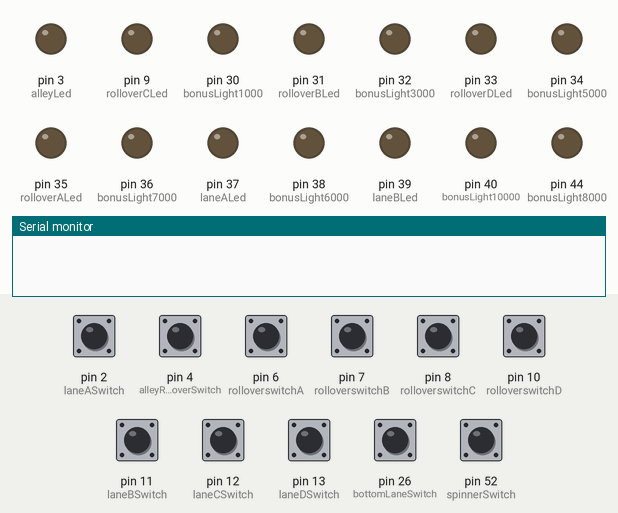
The sketch below on a simulated Arduino Mega 2560, built with avr-gcc and run on an emulated ATmega2560. Parts: output pins drawn as LEDs (lit = HIGH), the last lines printed to the serial monitor. The test bench sets the inputs (shaded band); at power-on: pin 2 (laneASwitch), pin 4 (alleyRolloverSwitch), pin 6 (rolloverswitchA), pin 7 (rolloverswitchB), pin 8 (rolloverswitchC), pin 10 (rolloverswitchD), pin 11 (laneBSwitch), pin 12 (laneCSwitch), pin 13 (laneDSwitch), pin 26 (bottomLaneSwitch), pin 52 (spinnerSwitch) HIGH.

Above: at 1.2 s.
1.3 s: pin 2 (laneASwitch) pulled LOW for 0.15 s
At 2.6 s:
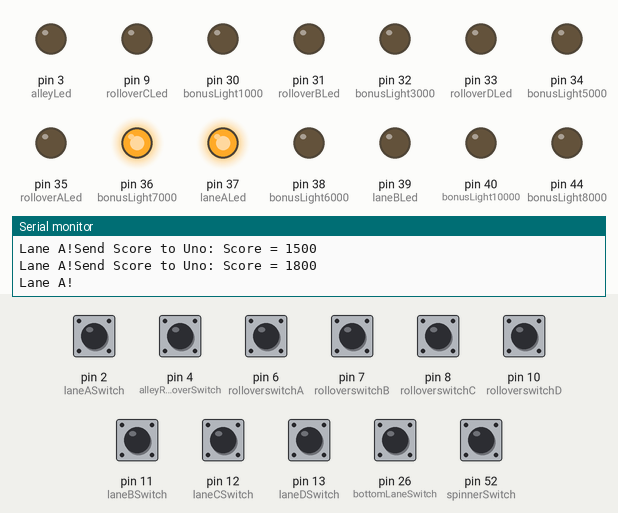
4.3 s: pin 11 (laneBSwitch) pulled LOW for 0.15 s
At 5.6 s:
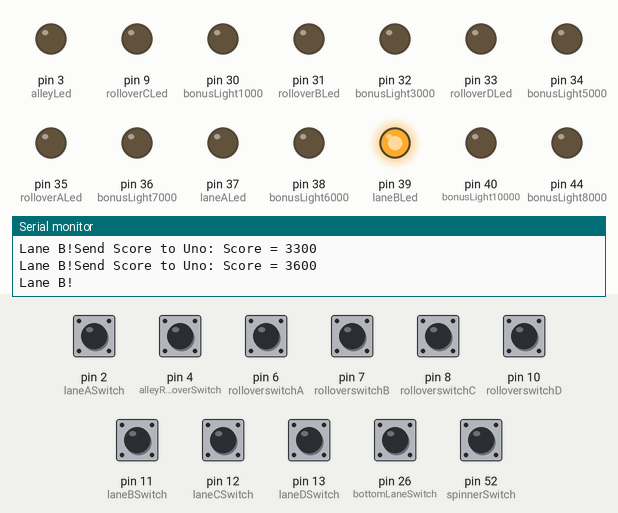
7.4 s: pin 6 (rolloverswitchA) pulled LOW for 0.15 s
At 8.3 s:
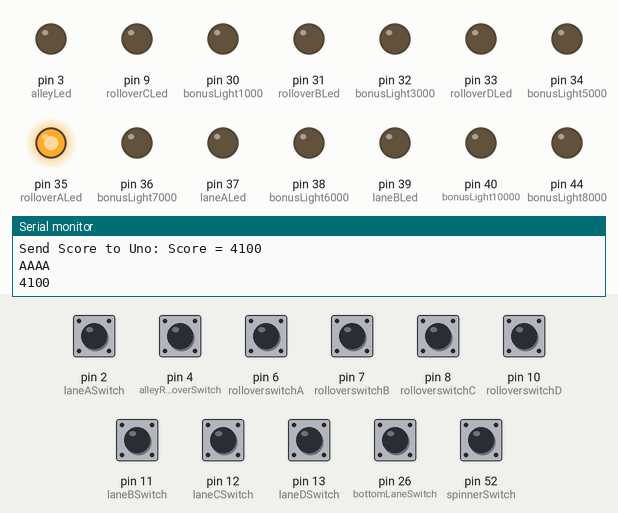
10.5 s: pin 7 (rolloverswitchB) pulled LOW for 0.15 s
At 11.8 s:
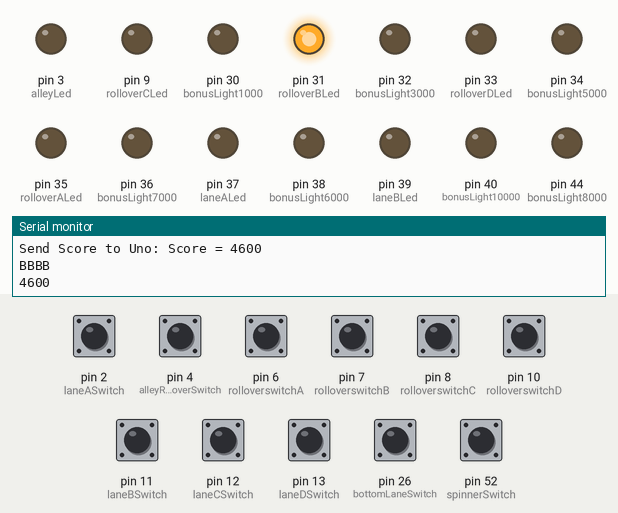
13.6 s: pin 8 (rolloverswitchC) pulled LOW for 0.15 s
At 14.2 s:
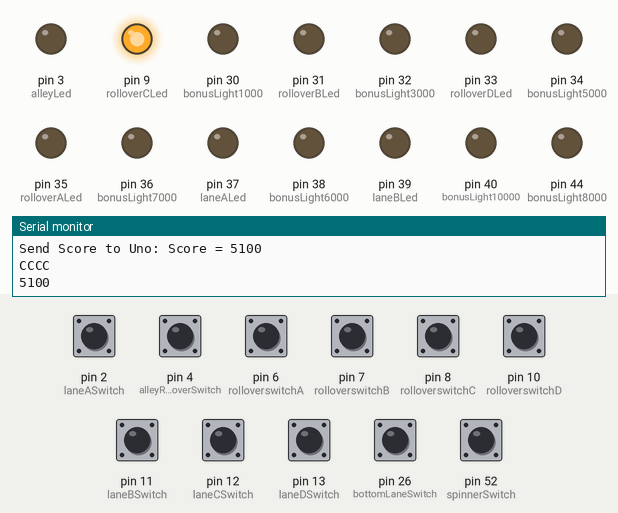
16.7 s: pin 10 (rolloverswitchD) pulled LOW for 0.15 s
At 17.7 s:
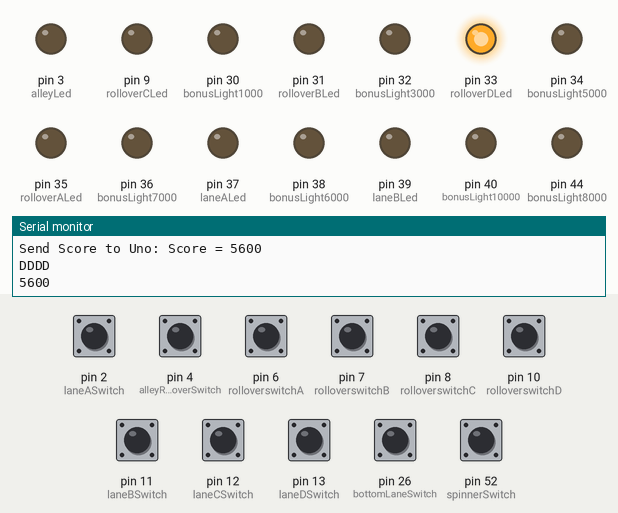
Timing chart, 0 to 20.3 s (numbered marks = the images above; inputs shaded):
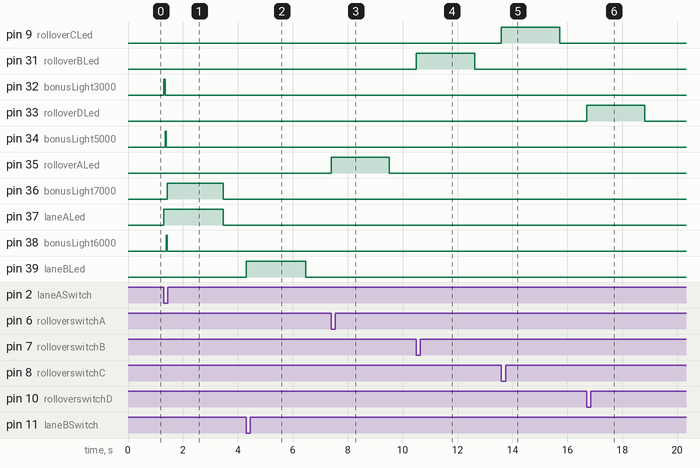

Measured:
- after the input at 1.3 s, pin 32 (bonusLight3000): LOW → HIGH at once, → LOW 0.05 s later; pin 34 (bonusLight5000): LOW → HIGH after 0.05 s, → LOW 0.04 s later
- after the input at 4.3 s, pin 39 (laneBLed): LOW → HIGH at once, → LOW 2.2 s later; pin 40 (bonusLight10000): LOW → HIGH at once, → LOW 0.04 s later
- after the input at 7.4 s, pin 35 (rolloverALed): LOW → HIGH at once, → LOW 2.1 s later
- after the input at 10.5 s, pin 31 (rolloverBLed): LOW → HIGH at once, → LOW 2.1 s later
- after the input at 13.6 s, pin 9 (rolloverCLed): LOW → HIGH at once, → LOW 2.1 s later
- after the input at 16.7 s, pin 33 (rolloverDLed): LOW → HIGH at once, → LOW 2.1 s later

The sketch:

Mega_Controller.ino
```cpp
// Pin Definitions for switches
//const int alllanes = 5;
const int laneASwitch = 2;//reg
const int laneBSwitch = 11;//reg
const int laneCSwitch = 12;//reg
const int laneDSwitch = 13;//reg
const int spinnerSwitch = 52;
const int bottomLaneSwitch = 26;
const int alleyRolloverSwitch = 4;
//const int alllaneswitch = 5;
const int rolloverswitchA = 6;//reg reg
const int rolloverswitchB = 7;//7
const int rolloverswitchC = 8;//8
const int rolloverswitchD = 10;  //reg


// Bonus Point LEDs
const int bonusLight1000 = 30;
const int bonusLight2000 = 30;
const int bonusLight3000 = 32;
const int bonusLight4000 = 32;
const int bonusLight5000 = 34;
const int bonusLight6000 = 38;
const int bonusLight7000 = 36;
const int bonusLight8000 = 44;
const int bonusLight9000 = 42;
const int bonusLight10000 = 40;
//extra bonus
const int greenBonusLight = 48;
const int redBonusLight = 46;
//alley lights
const int alleyScoreBonusLight = 47;//special
const int alleySpecialBonus500 = 28;
const int alleySpecialBonus1000 = 24;
const int alleySpecialBonus2000 = 51;
const int alleySpecialBonus3000 = 45;
const int alleySpecialBonus4000 = 49;
const int alleySpecialBonus5000 = 53;
const int alleySpecialBonusRed = 51;
const int alleyLed = 3;
const int spinnerLed = 50;


// Lane LEDs
const int laneALed = 37;//almal reg
const int laneBLed = 39;//*
const int laneCLed = 41;//*
const int laneDLed = 43;//*

//variables to count lane led ontime
bool laneALedON = false;
unsigned long laneALedTime = 0;
bool laneBLedON = false;
unsigned long laneBLedTime = 0;
bool laneCLedON = false;
unsigned long laneCLedTime = 0;
bool laneDLedON = false;
unsigned long laneDLedTime = 0;

bool alleyLEDON = false;
unsigned long alleyLEDTime = 0;

// Rollover LEDs
const int rolloverALed = 35;//Almal reg
const int rolloverBLed = 31; //*
const int rolloverCLed = 9; //*
const int rolloverDLed = 33;//*

//variables to count rollover led ontime
bool rolloverALedON = false;
unsigned long rolloverATime = 0;
bool rolloverBLedON = false;
unsigned long rolloverBTime = 0;
bool rolloverCLedON = false;
unsigned long rolloverCTime = 0;
bool rolloverDLedON = false;
unsigned long rolloverDTime = 0;

// Scoring Variables
int score = 0;
int bonusScore = 1000;
int maxBonusScore = 15000;
int alleyScore = 0;
int maxAlleyScore = 5000;
bool bonusLit = false;    //*** Not Used
bool spinnerLit = false;  //*** Not Used
bool alleyArrowsLit = false;

// For Bonus Score LEDs
unsigned long bonusLedTime = 0;
bool bonusLedOn = false;
int currentBonusLed = 0;

// For Alley Bonus LEDs
unsigned long alleyBonusLedTime = 0;
bool alleyBonusLedOn = false;
int currentAlleyBonusLed = 0;

// Setup function
void setup() {
  Serial.begin(9600);  // For debugging
  Serial1.begin(9600); // Communication with Arduino Uno

  // Set all LED pins as OUTPUT
  pinMode(bonusLight1000, OUTPUT);          //****        chechk bonus values
  pinMode(bonusLight2000, OUTPUT);
  pinMode(bonusLight3000, OUTPUT);
  pinMode(bonusLight4000, OUTPUT);
  pinMode(bonusLight5000, OUTPUT);
  pinMode(bonusLight6000, OUTPUT);
  pinMode(bonusLight7000, OUTPUT);
  pinMode(bonusLight8000, OUTPUT);
  pinMode(bonusLight9000, OUTPUT);
  pinMode(bonusLight10000, OUTPUT);

  pinMode(alleySpecialBonus500, OUTPUT);
  pinMode(alleySpecialBonus1000, OUTPUT);
  pinMode(alleySpecialBonus2000, OUTPUT);
  pinMode(alleySpecialBonus3000, OUTPUT);
  pinMode(alleySpecialBonus4000, OUTPUT);
  pinMode(alleySpecialBonus5000, OUTPUT);


  pinMode(greenBonusLight, OUTPUT);
  pinMode(redBonusLight, OUTPUT);
  pinMode(alleyScoreBonusLight, OUTPUT);
  pinMode(laneALed, OUTPUT);
  pinMode(laneBLed, OUTPUT);
  pinMode(laneCLed, OUTPUT);
  pinMode(laneDLed, OUTPUT);
  pinMode(rolloverALed, OUTPUT);
  pinMode(rolloverBLed, OUTPUT);
  pinMode(rolloverCLed, OUTPUT);
  pinMode(rolloverDLed, OUTPUT);
  pinMode(alleyLed, OUTPUT);
  pinMode(spinnerLed, OUTPUT);


  // Set switch pins as INPUT_PULLUP (using internal pull-up resistors)
  pinMode(laneASwitch, INPUT_PULLUP);
  pinMode(laneBSwitch, INPUT_PULLUP);
  pinMode(laneCSwitch, INPUT_PULLUP);
  pinMode(laneDSwitch, INPUT_PULLUP);
  pinMode(spinnerSwitch, INPUT_PULLUP);
  pinMode(bottomLaneSwitch, INPUT_PULLUP);
  pinMode(alleyRolloverSwitch, INPUT_PULLUP);
  pinMode(rolloverswitchA, INPUT_PULLUP);
  pinMode(rolloverswitchB, INPUT_PULLUP);
  pinMode(rolloverswitchC, INPUT_PULLUP);
  pinMode(rolloverswitchD, INPUT_PULLUP);
}

// Main loop
void loop() {
//                                                                ****   rollover switches    ****
  if (digitalRead(rolloverswitchA) == LOW) {
    score+=100;
    digitalWrite(rolloverALed, HIGH);
    rolloverALedON = true;
    rolloverATime = millis();
    playSoundTarget();
    sendScoreToUno();
    Serial.println("AAAA");
    Serial.println(score);
  }
   if (digitalRead(rolloverswitchB) == LOW) {
    score+=100;
    digitalWrite(rolloverBLed, HIGH);
    rolloverBLedON = true;
    rolloverBTime = millis();
    playSoundTarget();
    sendScoreToUno();
    Serial.println("BBBB");
    Serial.println(score);
  }
   if (digitalRead(rolloverswitchC) == LOW) {
    score+=100;
    digitalWrite(rolloverCLed, HIGH);
    rolloverCLedON = true;
    rolloverCTime = millis();
    playSoundTarget();
    sendScoreToUno();
    Serial.println("CCCC");
    Serial.println(score);
   }
   if (digitalRead(rolloverswitchD) == LOW) {
    score+=100;
    digitalWrite(rolloverDLed, HIGH);
    rolloverDLedON = true;
    rolloverDTime = millis();
    playSoundTarget();
    sendScoreToUno();
    Serial.println("DDDD");
    Serial.println(score);
  }

  //                                                                         ****    LANES   ****
  if (digitalRead(bottomLaneSwitch) == LOW) {
    score += 1000;
    playSoundTarget();
    sendScoreToUno();
    Serial.println("BOT!!!: ");
    Serial.println(score);
  }

  if (digitalRead(laneASwitch) == LOW) {
    handleLaneScore(laneALed, 300, laneALedON, laneALedTime);
    Serial.print("Lane A!");
  }
  if (digitalRead(laneBSwitch) == LOW) {
    handleLaneScore(laneBLed, 300, laneBLedON, laneBLedTime);
     Serial.print("Lane B!");
  }
  if (digitalRead(laneCSwitch) == LOW) {
    handleLaneScore(laneCLed, 300, laneCLedON, laneCLedTime);
     Serial.print("Lane C!");
  }
  if (digitalRead(laneDSwitch) == LOW) {
    handleLaneScore(laneDLed, 300, laneDLedON, laneDLedTime);
     Serial.print("Lane D!");
  }


                                                                                  //****    Test LED timing and elay    ****
  if (rolloverALedON && (millis() - rolloverATime >= 2000)) {
    digitalWrite(rolloverALed, LOW);
    rolloverALedON = false;
  }
   if (rolloverBLedON && (millis() - rolloverBTime >= 2000)) {
    digitalWrite(rolloverBLed, LOW);
    rolloverBLedON = false;
  }
   if (rolloverCLedON && (millis() - rolloverCTime >= 2000)) {
    digitalWrite(rolloverCLed, LOW);
    rolloverCLedON = false;
  }
   if (rolloverDLedON && (millis() - rolloverDTime >= 2000)) {
    digitalWrite(rolloverDLed, LOW);
    rolloverDLedON = false;
  }
//      ****    LANEs LED   ****
  if (laneALedON && (millis() - laneALedTime >= 2000)) {
    digitalWrite(laneALed, LOW);
    laneALedON = false;
  }
  if (laneBLedON && (millis() - laneBLedTime >= 2000)) {
    digitalWrite(laneBLed, LOW);
    laneBLedON = false;
  }
  if (laneCLedON && (millis() - laneCLedTime >= 2000)) {
    digitalWrite(laneCLed, LOW);
    laneCLedON = false;
  }
  if (laneDLedON && (millis() - laneDLedTime >= 2000)) {
    digitalWrite(laneDLed, LOW);
    laneDLedON = false;
  }

                                                                                  // Turn off bonus score LED after 2 seconds
  if (bonusLedOn && (millis() - bonusLedTime >= 2000)) {
    digitalWrite(currentBonusLed, LOW);
    bonusLedOn = false;
  }

                                                                                  // Turn off alley bonus LED after 2 seconds
  if (alleyBonusLedOn && (millis() - alleyBonusLedTime >= 2000)) {
   digitalWrite(currentAlleyBonusLed, LOW);
    alleyBonusLedOn = false;
  }

  if (alleyLEDON && (millis() - alleyLEDTime >= 2000)) {
    digitalWrite(alleyLed, LOW);
    alleyLEDON = false;
  }


                                                                                  // Handle Spinner Switch
  if (digitalRead(spinnerSwitch) == LOW) {
    if (spinnerLit) {
      score += 100; // Spinner lit, 100 points
    } else {
      score += 10;  // Spinner not lit, 10 points
    }

    playSoundTarget(); // Play sound for target hit
    sendScoreToUno(); // Send score to Arduino Uno
    Serial.print("Spinner!!!!!!");
    Serial.println(score);
  }

                                                                        //  ****  Handle Aladdin's Alley Rollover Switch  ****

  if (digitalRead(alleyRolloverSwitch) == LOW) {
    alleyScore += 20;
    digitalWrite(alleyLed, HIGH);
    if (alleyScore > maxAlleyScore) {
      alleyScore = maxAlleyScore; // Cap bonus score at max
    }
    score += alleyScore;
     turnOffAllAlleyBonusLeds();

// Activate the corresponding alley bonus LED
  if (alleyScore == 500) {
    digitalWrite(alleySpecialBonus500, HIGH);
      currentAlleyBonusLed = alleySpecialBonus500;
  } else if (alleyScore == 1000) {
    digitalWrite(alleySpecialBonus1000, HIGH);
      currentAlleyBonusLed = alleySpecialBonus1000;
  } else if (alleyScore == 2000) {
    digitalWrite(alleySpecialBonus2000, HIGH);
      currentAlleyBonusLed = alleySpecialBonus2000;
  } else if (alleyScore == 3000) {
    digitalWrite(alleySpecialBonus3000, HIGH);
      currentAlleyBonusLed = alleySpecialBonus3000;
  } else if (alleyScore == 4000) {
    digitalWrite(alleySpecialBonus4000, HIGH);
      currentAlleyBonusLed = alleySpecialBonus4000;
  } else if (alleyScore == 5000) {
    digitalWrite(alleySpecialBonus5000, HIGH);
      currentAlleyBonusLed = alleySpecialBonus5000;
  }

  playSoundBonus();  // Play bonus sound
  sendScoreToUno();  // Send score to Arduino Uno
  alleyBonusLedOn = true;
  alleyBonusLedTime = millis();
  alleyLEDON = true;
  alleyLEDTime = millis();
  }

}


                                                                          //        ****  Fucntions    ****


// Function to handle lane scores
void handleLaneScore(int laneLed, int points, bool &laneOn, unsigned long &laneTime) {
  score += points;
  bonusScore += 1000;
  if (bonusScore > maxBonusScore) {
    bonusScore = maxBonusScore;
  }
  turnOffAllBonusScoreLeds();

if (bonusScore == 1000) {
    digitalWrite(bonusLight1000, HIGH);
      currentBonusLed = bonusLight1000;
  } else if (bonusScore == 2000) {
    digitalWrite(bonusLight2000, HIGH);
      currentBonusLed = bonusLight2000;
  } else if (bonusScore == 3000) {
    digitalWrite(bonusLight3000, HIGH);
      currentBonusLed = bonusLight3000;
  } else if (bonusScore == 4000) {
    digitalWrite(bonusLight4000, HIGH);
      currentBonusLed = bonusLight4000;
  } else if (bonusScore == 5000) {
    digitalWrite(bonusLight5000, HIGH);
      currentBonusLed = bonusLight5000;
  } else if (bonusScore == 6000) {
    digitalWrite(bonusLight6000, HIGH);
      currentBonusLed = bonusLight6000;
  } else if (bonusScore == 7000) {
    digitalWrite(bonusLight7000, HIGH);
      currentBonusLed = bonusLight7000;
  } else if (bonusScore == 8000) {
    digitalWrite(bonusLight8000, HIGH);
      currentBonusLed = bonusLight8000;
  } else if (bonusScore == 9000) {
    digitalWrite(bonusLight9000, HIGH);
      currentBonusLed = bonusLight9000;
  } else if (bonusScore == 10000) {
    digitalWrite(bonusLight10000, HIGH);
      currentBonusLed = bonusLight10000;
  }

  digitalWrite(laneLed, HIGH);
  playSoundBonus();
  sendScoreToUno();
  laneOn = true;
  laneTime = millis();
  bonusLedOn = true;
  bonusLedTime = millis();
}

// Function to send the current score to the Arduino Uno
void sendScoreToUno() {
  Serial1.print("SCORE:");
  Serial1.println(score);  // Send score data to Uno

  Serial.print("Send Score to Uno: Score = ");
  Serial.println(score);
}

// Function to play sound for target hits
void playSoundTarget() {
  Serial1.println("SOUND:TARGET");  // Send sound command to Uno      ***     ***     ***     ***     Changed form print to println and took ou \n after TARGET
}

// Function to play sound for bonus increments
void playSoundBonus() {
  Serial1.println("SOUND:BONUS");  // Send sound command to Uno
}

void turnOffAllAlleyBonusLeds() {
  digitalWrite(alleySpecialBonus500, LOW);
  digitalWrite(alleySpecialBonus1000, LOW);
  digitalWrite(alleySpecialBonus2000, LOW);
  digitalWrite(alleySpecialBonus3000, LOW);
  digitalWrite(alleySpecialBonus4000, LOW);
  digitalWrite(alleySpecialBonus5000, LOW);
}
void turnOffAllBonusScoreLeds() {
  digitalWrite(bonusLight1000, LOW);
  digitalWrite(bonusLight2000, LOW);
  digitalWrite(bonusLight3000, LOW);
  digitalWrite(bonusLight4000, LOW);
  digitalWrite(bonusLight5000, LOW);
  digitalWrite(bonusLight6000, LOW);
  digitalWrite(bonusLight7000, LOW);
  digitalWrite(bonusLight8000, LOW);
  digitalWrite(bonusLight9000, LOW);
  digitalWrite(bonusLight10000, LOW);
}
```
